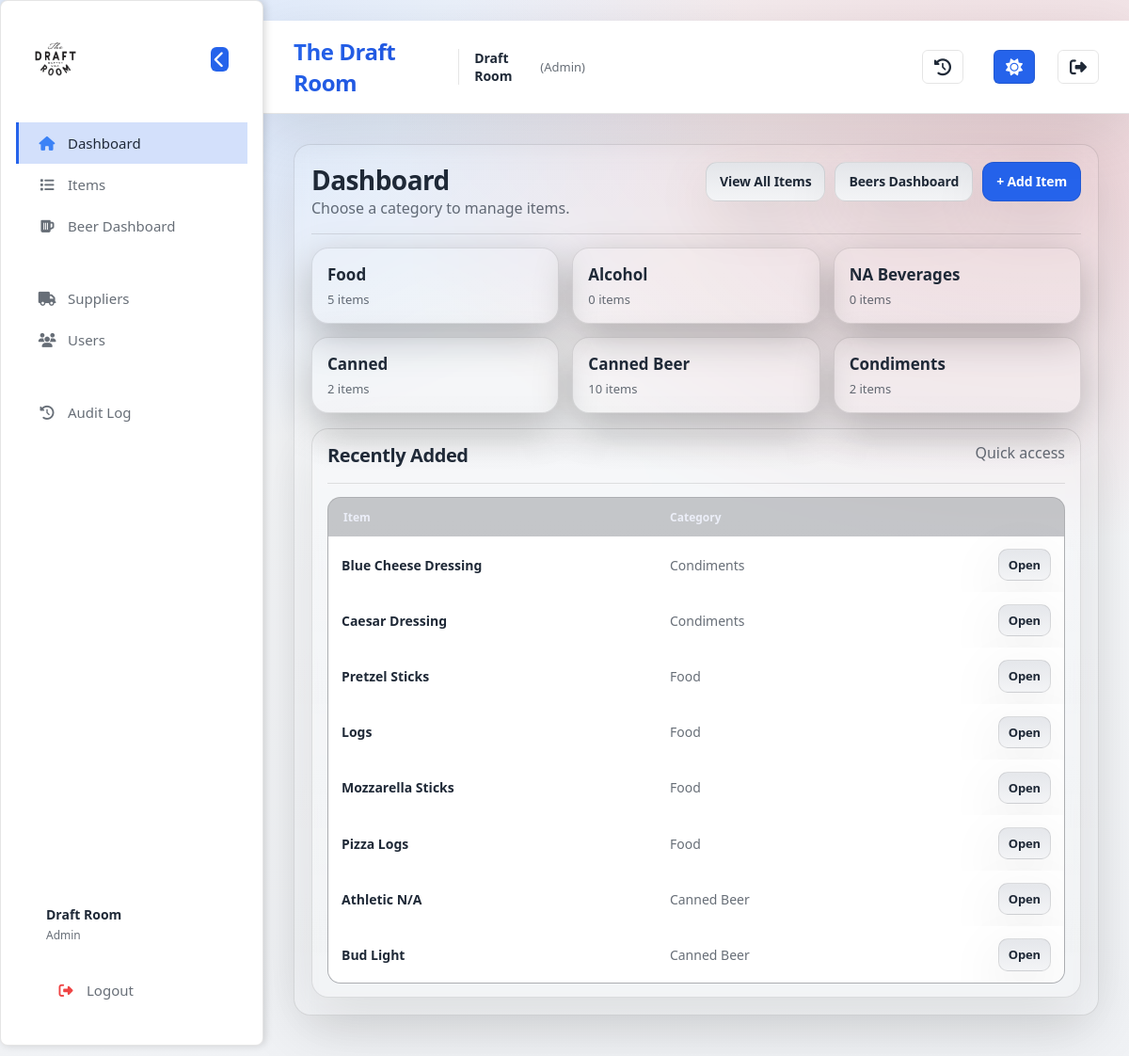
Page / (signed in) on the earlier database version.
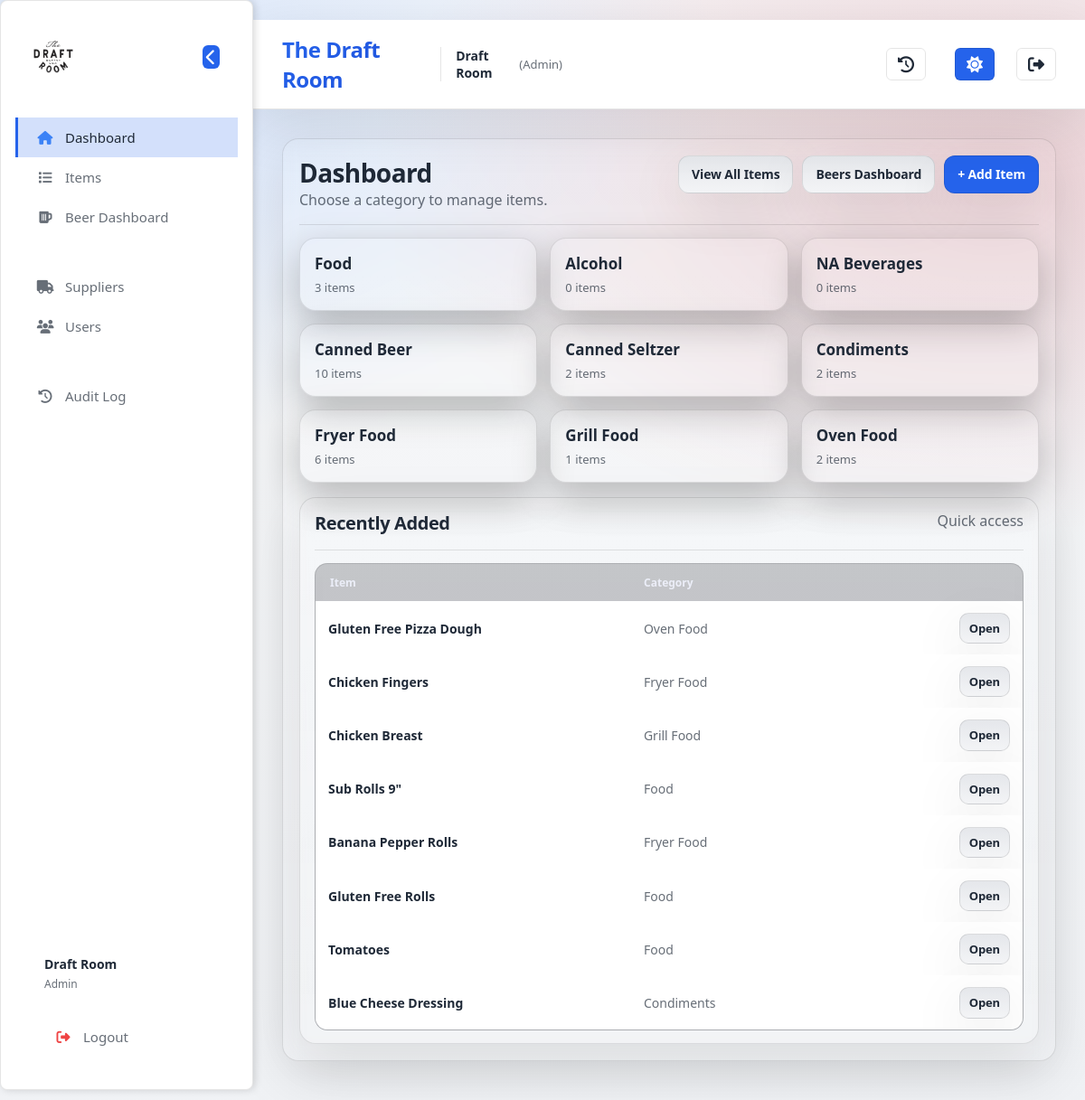
Same page on the later database version.
### app.py (models this page shows)
class Item(db.Model):
    __tablename__ = "items"
    id = db.Column(db.Integer, primary_key=True)
    name = db.Column(db.String(200), nullable=False)
    category = db.Column(db.String(120), nullable=False)
    prep_type = db.Column(db.String(50), nullable=False, default="generic")
    supplier_id = db.Column(db.Integer, db.ForeignKey("suppliers.id"), nullable=True)
    supplier = db.relationship("Supplier", back_populates="items")
    unit = db.Column(db.String(50), nullable=True)
    default_units_per_box = db.Column(
    db.Integer,
    nullable=True,
)
    multiplier = db.Column(db.Float, nullable=True)
    raw_freezer_days = db.Column(db.Integer, nullable=True)
    raw_cooler_days = db.Column(db.Integer, nullable=True)
    raw_out_days = db.Column(db.Integer, nullable=True)
    prepped_freezer_days = db.Column(db.Integer, nullable=True)
    prepped_cooler_days = db.Column(db.Integer, nullable=True)
    prepped_out_days = db.Column(db.Integer, nullable=True)
    sales_mode = db.Column(db.String(40), nullable=True)
    pack1_label = db.Column(db.String(80), nullable=True)
    pack1_mult  = db.Column(db.Integer, nullable=True)
    pack2_label = db.Column(db.String(80), nullable=True)
    pack2_mult  = db.Column(db.Integer, nullable=True)
    pack3_label = db.Column(db.String(80), nullable=True)
    pack3_mult  = db.Column(db.Integer, nullable=True)
    pack4_label = db.Column(db.String(80), nullable=True)
    pack4_mult  = db.Column(db.Integer, nullable=True)
    main_bar_on_hand = db.Column(
        db.Integer,
        nullable=False,
        default=0,
        server_default=db.text("0"),
    )
    low_bar_on_hand = db.Column(
        db.Integer,
        nullable=False,
        default=0,
        server_default=db.text("0"),
    )
    on_hand_count = db.Column(
        db.Integer,
        nullable=False,
        default=0,
        server_default=db.text("0"),
    )
    created_at = db.Column(db.DateTime, nullable=False, default=datetime.utcnow)

### app.py (the view)
@app.get("/")
def dashboard():
    guard = require_view_access()
    if guard:
        return guard
    counts = db.session.query(Item.category, func.count(Item.id)).group_by(Item.category).all()
    counts_map = {c: int(n) for (c, n) in counts}
    categories = [{"name": cat, "count": counts_map.get(cat, 0)} for cat in CATEGORY_ORDER]
    extras = sorted([c for c in counts_map.keys() if c not in CATEGORY_ORDER])
    for cat in extras:
        categories.append({"name": cat, "count": counts_map.get(cat, 0)})
    recent_items = Item.query.order_by(Item.created_at.desc(), Item.id.desc()).limit(8).all()
    return render_template("dashboard.html", categories=categories, recent_items=recent_items)

### app.py (called while the page is built)
def role_rank(role: str | None) -> int:
    if not role:
        return 0
    return ROLE_RANK.get(role.strip().lower(), 0)

def current_user() -> Optional["User"]:
    uid = session.get("user_id")
    if not uid:
        return None
    try:
        return User.query.get(int(uid))
    except Exception:
        return None

def current_user_role() -> str:
    if session.get("break_glass_admin") is True:
        return "admin"
    u = current_user()
    if not u:
        return ""
    return (u.role or "").lower()

def is_logged_in() -> bool:
    return (session.get("break_glass_admin") is True) or (session.get("user_id") is not None)

def can_manage_users() -> bool:
    return current_user_role() == "admin"

def can_edit_inventory() -> bool:
    return role_rank(current_user_role()) >= ROLE_RANK["manager"]

def can_view_inventory() -> bool:
    return role_rank(current_user_role()) >= ROLE_RANK["staff"] or (session.get("break_glass_admin") is True)

### templates/dashboard.html
{% extends "base.html" %}
{% block content %}
<section class="card">
  <div class="cardhead">
    <div>
      <h1>Dashboard</h1>
      <span class="muted">Choose a category to manage items.</span>
    </div>
    <div class="actions">
      <a class="btn" href="/items">View All Items</a>
      <a class="btn" href="/beers/dashboard">Beers Dashboard</a>
      {% if can_edit_inventory %}
        <a class="btn primary" href="/items/new">+ Add Item</a>
      {% endif %}
    </div>
  </div>
  <div class="grid3">
    {% for c in categories %}
      <a class="tile" href="/category/{{ c.name }}">
        <div class="tile-title">{{ c.name }}</div>
        <div class="tile-sub">{{ c.count }} items</div>
      </a>
    {% endfor %}
  </div>
  <div style="height:16px;"></div>
  <div class="card mini">
    <div class="cardhead">
      <h2>Recently Added</h2>
      <span class="muted">Quick access</span>
    </div>
    {% if recent_items and recent_items|length > 0 %}
      <div class="table">
        <div class="row head" style="grid-template-columns: 1.2fr .8fr .6fr;">
          <div>Item</div><div>Category</div><div></div>
        </div>
        {% for it in recent_items %}
          <div class="row" style="grid-template-columns: 1.2fr .8fr .6fr;">
            <div class="strong">{{ it.name }}</div>
            <div class="muted">{{ it.category }}</div>
            <div class="row-actions">
              <a class="btn small" href="/items/{{ it.id }}">Open</a>
            </div>
          </div>
        {% endfor %}
      </div>
    {% else %}
      <div class="empty">No items yet.</div>
    {% endif %}
  </div>
</section>
{% endblock %}

Differences in the rows shown:
no longer on this page (row unchanged): Item: name "Caesar Dressing", category "Condiments"
no longer on this page (row edited): Item: name "Pretzel Sticks", category "Food"
no longer on this page (row edited): Item: name "Logs", category "Food"
no longer on this page (row edited): Item: name "Mozzarella Sticks", category "Food"
no longer on this page (row edited): Item: name "Pizza Logs", category "Food"
no longer on this page (row unchanged): Item: name "Athletic N/A", category "Canned Beer"
no longer on this page (row unchanged): Item: name "Bud Light", category "Canned Beer"
added Item: name "Gluten Free Pizza Dough", category "Oven Food"
added Item: name "Chicken Fingers", category "Fryer Food"
added Item: name "Chicken Breast", category "Grill Food"
added Item: name "Sub Rolls 9\"", category "Food"
added Item: name "Banana Pepper Rolls", category "Fryer Food"
added Item: name "Gluten Free Rolls", category "Food"
added Item: name "Tomatoes", category "Food"
Other differences:
new list line: "Food 3 items"
new list line: "Canned Seltzer 2 items"
new list line: "Fryer Food 6 items"
new list line: "Grill Food 1 items"
new list line: "Oven Food 2 items"
list line gone: "Food 5 items"
list line gone: "Canned 2 items"
